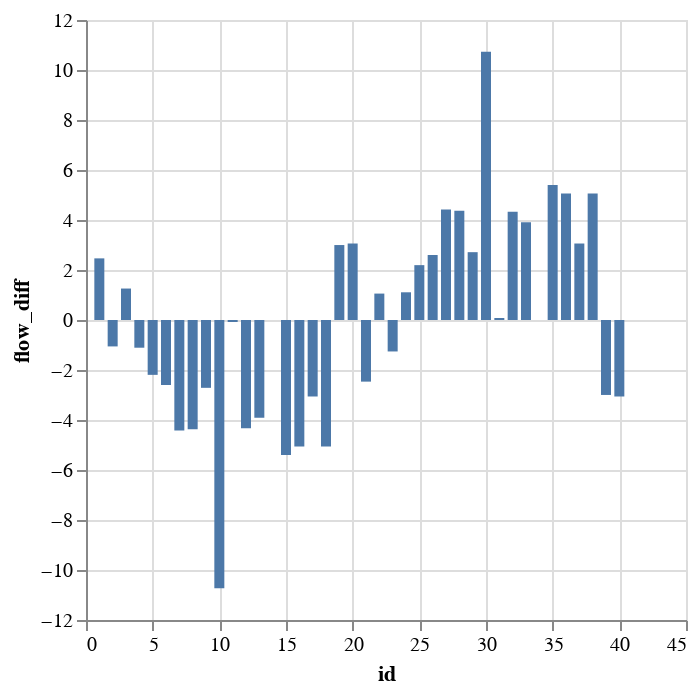

Notebook code for this chart:
### Code cell
# Comparison of flows
# Include both directional differences, although I probably should subset to just
# one direction, since they are just mirror images
comp_loss_df = DataFrame(with_losses = solution_2.flows.flow, 
    without_losses = solution_2_no_losses.flows.flow)
comp_loss_df.flow_diff = comp_loss_df.with_losses .- comp_loss_df.without_losses
comp_loss_df.id = 1:40
comp_loss_df |>
    @vlplot(:bar, x = :id, y = :flow_diff)

### Figure 1 — Vega-Lite specification as saved in the notebook (floating-point values rounded to 4 significant figures)
{"data": {"values": [{"flow_diff": 2.465, "id": 1, "with_losses": 66.54, "without_losses": 64.08}, {"flow_diff": -1.057, "id": 2, "with_losses": 53.87, "without_losses": 54.92}, {"flow_diff": 1.258, "id": 3, "with_losses": 74.04, "without_losses": 72.78}, {"flow_diff": -1.108, "id": 4, "with_losses": 59.84, "without_losses": 60.95}, {"flow_diff": -2.194, "id": 5, "with_losses": 46.45, "without_losses": 48.64}, {"flow_diff": -2.599, "id": 6, "with_losses": -24.01, "without_losses": -21.42}, {"flow_diff": -4.42, "id": 7, "with_losses": -58.76, "without_losses": -54.34}, {"flow_diff": -4.373, "id": 8, "with_losses": 24.9, "without_losses": 29.27}, {"flow_diff": -2.713, "id": 9, "with_losses": 14.08, "without_losses": 16.8}, {"flow_diff": -10.73, "id": 10, "with_losses": 30.89, "without_losses": 41.63}, {"flow_diff": -0.08094, "id": 11, "with_losses": 5.95, "without_losses": 6.031}, {"flow_diff": -4.334, "id": 12, "with_losses": 3.171, "without_losses": 7.505}, {"flow_diff": -3.911, "id": 13, "with_losses": 12.98, "without_losses": 16.89}, {"flow_diff": 0, "id": 14, "with_losses": 0, "without_losses": 0}, {"flow_diff": -5.404, "id": 15, "with_losses": 23.87, "without_losses": 29.27}, {"flow_diff": -5.057, "id": 16, "with_losses": 1.412, "without_losses": 6.469}, {"flow_diff": -3.06, "id": 17, "with_losses": 7.042, "without_losses": 10.1}, {"flow_diff": -5.057, "id": 18, "with_losses": -7.588, "without_losses": -2.531}, {"flow_diff": 2.998, "id": 19, "with_losses": 4.403, "without_losses": 1.405}, {"flow_diff": 3.06, "id": 20, "with_losses": 7.858, "without_losses": 4.798}, {"flow_diff": -2.465, "id": 21, "with_losses": -66.54, "without_losses": -64.08}, {"flow_diff": 1.057, "id": 22, "with_losses": -53.87, "without_losses": -54.92}, {"flow_diff": -1.258, "id": 23, "with_losses": -74.04, "without_losses": -72.78}, {"flow_diff": 1.108, "id": 24, "with_losses": -59.84, "without_losses": -60.95}, {"flow_diff": 2.194, "id": 25, "with_losses": -46.45, "without_losses": -48.64}, {"flow_diff": 2.599, "id": 26, "with_losses": 24.01, "without_losses": 21.42}, {"flow_diff": 4.42, "id": 27, "with_losses": 58.76, "without_losses": 54.34}, {"flow_diff": 4.373, "id": 28, "with_losses": -24.9, "without_losses": -29.27}, {"flow_diff": 2.713, "id": 29, "with_losses": -14.08, "without_losses": -16.8}, {"flow_diff": 10.73, "id": 30, "with_losses": -30.89, "without_losses": -41.63}, {"flow_diff": 0.08094, "id": 31, "with_losses": -5.95, "without_losses": -6.031}, {"flow_diff": 4.334, "id": 32, "with_losses": -3.171, "without_losses": -7.505}, {"flow_diff": 3.911, "id": 33, "with_losses": -12.98, "without_losses": -16.89}, {"flow_diff": 0, "id": 34, "with_losses": 0, "without_losses": 0}, {"flow_diff": 5.404, "id": 35, "with_losses": -23.87, "without_losses": -29.27}, {"flow_diff": 5.057, "id": 36, "with_losses": -1.412, "without_losses": -6.469}, {"flow_diff": 3.06, "id": 37, "with_losses": -7.042, "without_losses": -10.1}, {"flow_diff": 5.057, "id": 38, "with_losses": 7.588, "without_losses": 2.531}, {"flow_diff": -2.998, "id": 39, "with_losses": -4.403, "without_losses": -1.405}, {"flow_diff": -3.06, "id": 40, "with_losses": -7.858, "without_losses": -4.798}]}, "encoding": {"x": {"field": "id", "type": "quantitative"}, "y": {"field": "flow_diff", "type": "quantitative"}}, "mark": "bar"}
